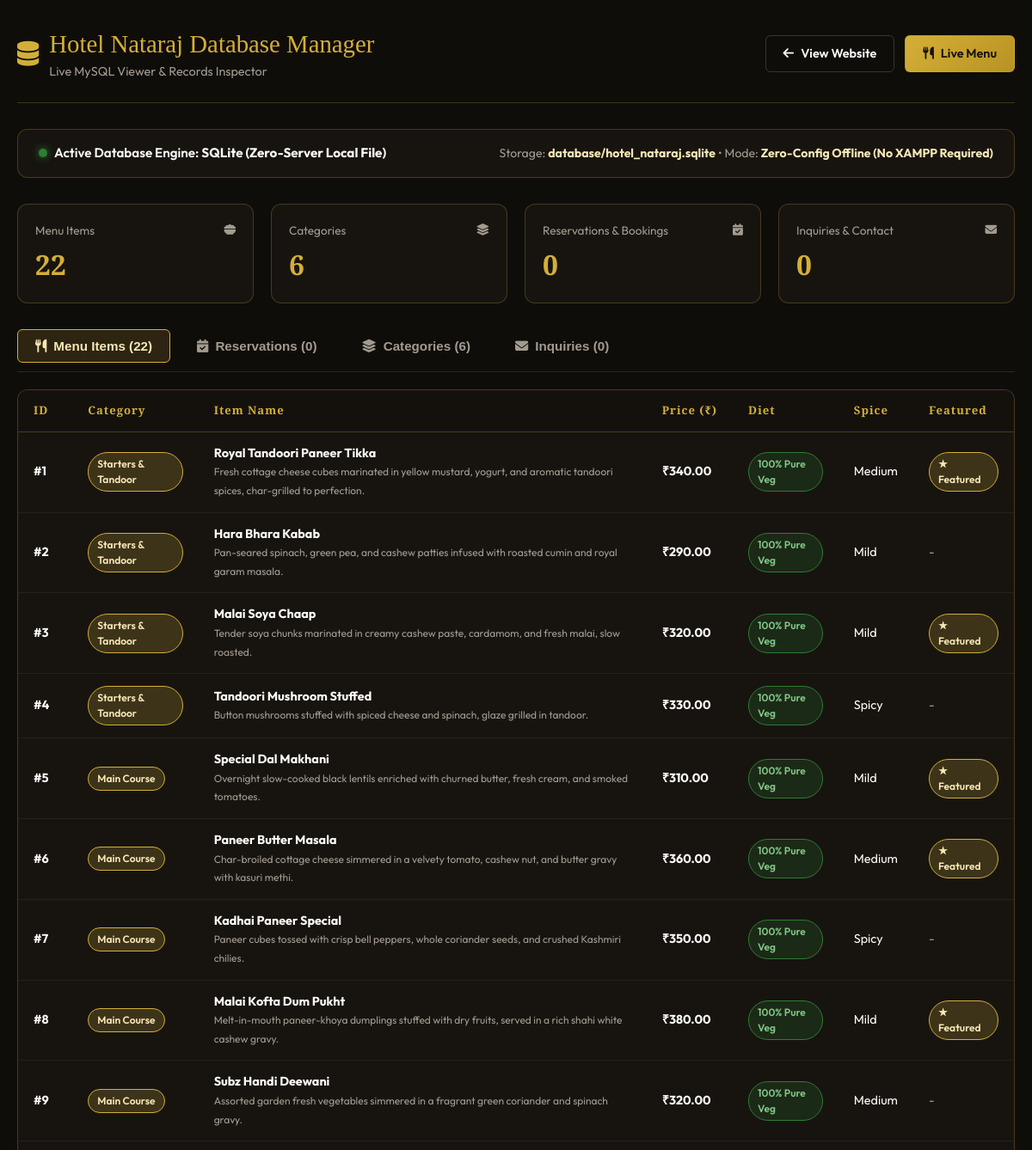
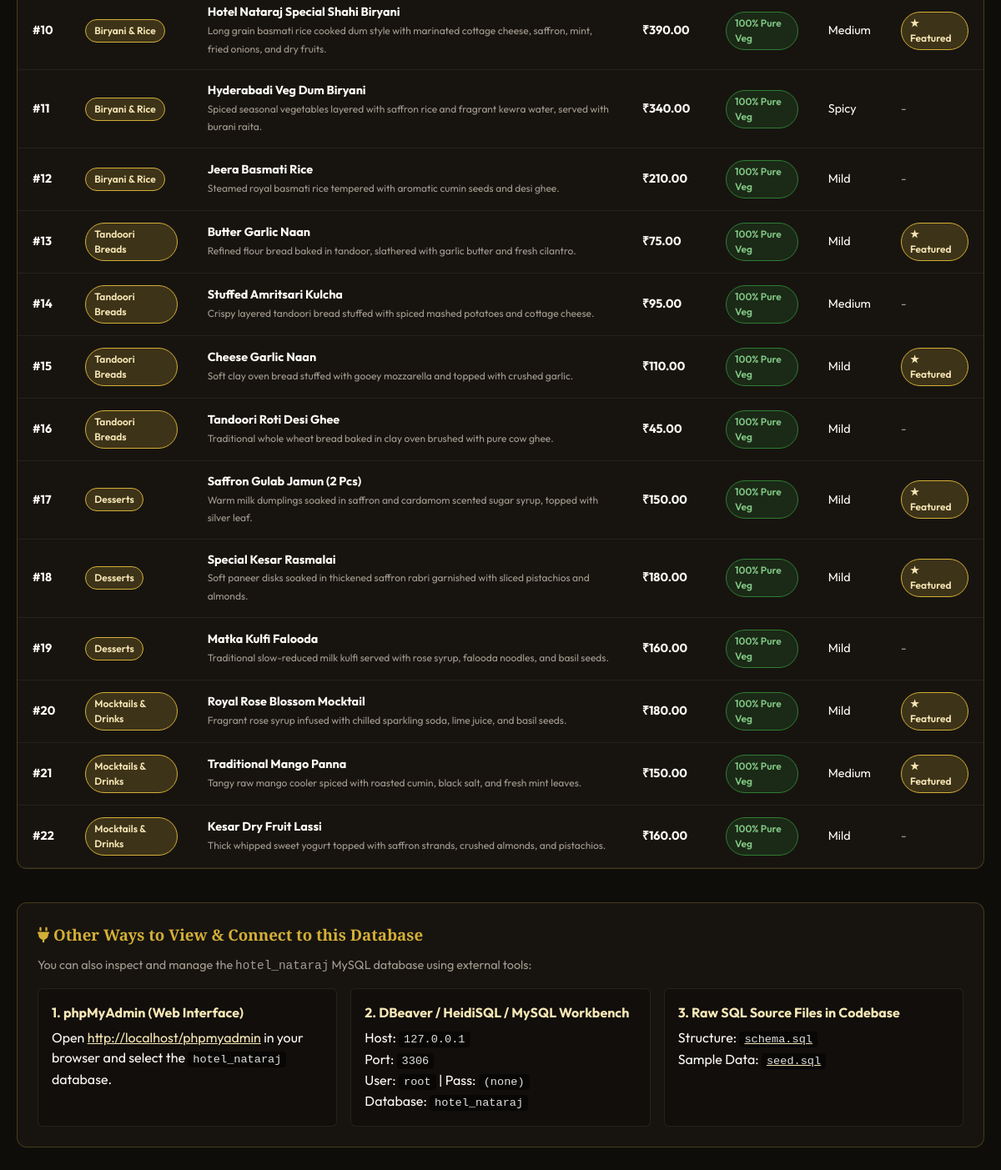
The app's page /admin.php with its own data (2 pictures, top to bottom).
### tables this page shows
CREATE TABLE IF NOT EXISTS `menu_items` (
    `id` INT AUTO_INCREMENT PRIMARY KEY,
    `category_id` INT NOT NULL,
    `name` VARCHAR(150) NOT NULL,
    `description` TEXT DEFAULT NULL,
    `price` DECIMAL(10, 2) NOT NULL,
    `is_veg` TINYINT(1) DEFAULT 1,
    `spice_level` ENUM('Mild', 'Medium', 'Spicy', 'Extra Spicy') DEFAULT 'Medium',
    `image_url` VARCHAR(255) DEFAULT NULL,
    `is_featured` TINYINT(1) DEFAULT 0,
    `is_available` TINYINT(1) DEFAULT 1,
    `created_at` TIMESTAMP DEFAULT CURRENT_TIMESTAMP,
    CONSTRAINT `fk_menu_category` FOREIGN KEY (`category_id`) REFERENCES `categories`(`id`) ON DELETE CASCADE
);

CREATE TABLE IF NOT EXISTS `categories` (
    `id` INT AUTO_INCREMENT PRIMARY KEY,
    `name` VARCHAR(100) NOT NULL,
    `slug` VARCHAR(100) NOT NULL UNIQUE,
    `description` VARCHAR(255) DEFAULT NULL,
    `display_order` INT DEFAULT 0,
    `created_at` TIMESTAMP DEFAULT CURRENT_TIMESTAMP
);

### config/db.php (called while the page is built, shortened)
<?php
function getPDOConnection() {
    static $pdo = null;
    if ($pdo !== null) {
        return $pdo;
    }
    try {
        $dsn = "mysql:host=" . DB_HOST . ";port=" . DB_PORT . ";dbname=" . DB_NAME . ";charset=utf8mb4";
        $options = [
            PDO::ATTR_ERRMODE => PDO::ERRMODE_EXCEPTION,
            PDO::ATTR_DEFAULT_FETCH_MODE => PDO::FETCH_ASSOC,
            PDO::ATTR_EMULATE_PREPARES => false,
            PDO::ATTR_TIMEOUT => 1,
        ];
        $pdo = new PDO($dsn, DB_USER, DB_PASS, $options);
        $driverType = 'mysql';
        return $pdo;
    } catch (PDOException $e) {
    }
}
function getDatabaseDriver() {
    global $driverType;
    return $driverType ?? 'sqlite';
}

### admin.php (the view, shortened to what this page needs)
<?php
require_once __DIR__ . '/config/db.php';
$pdo = getPDOConnection();
$isDbConnected = ($pdo !== null);
$categories = [];
$menuItems = [];
$reservations = [];
$inquiries = [];
if ($isDbConnected) {
    try {
        $categories = $pdo->query("SELECT * FROM categories ORDER BY id ASC")->fetchAll();
        $menuItems = $pdo->query("SELECT m.*, c.name as category_name FROM menu_items m LEFT JOIN categories c ON m.category_id = c.id ORDER BY m.id ASC")->fetchAll();
        $reservations = $pdo->query("SELECT * FROM reservations ORDER BY id DESC")->fetchAll();
        $inquiries = $pdo->query("SELECT * FROM inquiries ORDER BY id DESC")->fetchAll();
    } catch (Exception $e) {
        $dbError = $e->getMessage();
    }
} else {
    $categories = getMockCategories();
    $menuItems = getMockMenuItems();
}
?>
<!DOCTYPE html>
<html lang="en">
<head>
    <link rel="stylesheet" href="https://cdnjs.cloudflare.com/ajax/libs/font-awesome/6.5.1/css/all.min.css">
</head>
<body>
<div class="admin-container">
    <header class="admin-header">
        <div class="brand-title">
            <i class="fa-solid fa-database"></i>
            <div>
                Hotel Nataraj Database Manager
                <span>Live MySQL Viewer & Records Inspector</span>
            </div>
        </div>
        <div class="header-actions">
            <a href="index.php" class="btn btn-outline"><i class="fa-solid fa-arrow-left"></i> View Website</a>
            <a href="menu.php" class="btn btn-gold"><i class="fa-solid fa-utensils"></i> Live Menu</a>
        </div>
    </header>
    <div class="db-status-bar">
        <div class="status-tag">
            <span class="status-dot"></span>
            <span>Active Database Engine: <strong><?php echo (getDatabaseDriver() === 'mysql') ? 'MySQL / MariaDB' : 'SQLite (Zero-Server Local File)'; ?></strong></span>
        </div>
        <div class="status-info">
            <?php if (getDatabaseDriver() === 'mysql'): ?>
                Type: <strong>MySQL Server</strong> &bull; Database: <strong>hotel_nataraj</strong> &bull; Host: <strong>localhost:3306</strong>
            <?php else: ?>
                Storage: <strong>database/hotel_nataraj.sqlite</strong> &bull; Mode: <strong>Zero-Config Offline (No XAMPP Required)</strong>
            <?php endif; ?>
        </div>
    </div>
    <div class="metrics-grid">
        <div class="metric-card">
            <div class="metric-label">Menu Items <i class="fa-solid fa-bowl-food text-gold"></i></div>
            <div class="metric-val"><?php echo count($menuItems); ?></div>
        </div>
        <div class="metric-card">
            <div class="metric-label">Categories <i class="fa-solid fa-layer-group text-gold"></i></div>
            <div class="metric-val"><?php echo count($categories); ?></div>
        </div>
        <div class="metric-card">
            <div class="metric-label">Reservations & Bookings <i class="fa-solid fa-calendar-check text-gold"></i></div>
            <div class="metric-val"><?php echo count($reservations); ?></div>
        </div>
        <div class="metric-card">
            <div class="metric-label">Inquiries & Contact <i class="fa-solid fa-envelope text-gold"></i></div>
            <div class="metric-val"><?php echo count($inquiries); ?></div>
        </div>
    </div>
    <div class="tabs-nav">
        <button class="tab-btn active" onclick="switchTab('tabMenu')"><i class="fa-solid fa-utensils"></i> Menu Items (<?php echo count($menuItems); ?>)</button>
        <button class="tab-btn" onclick="switchTab('tabReservations')"><i class="fa-solid fa-calendar-check"></i> Reservations (<?php echo count($reservations); ?>)</button>
        <button class="tab-btn" onclick="switchTab('tabCategories')"><i class="fa-solid fa-layer-group"></i> Categories (<?php echo count($categories); ?>)</button>
        <button class="tab-btn" onclick="switchTab('tabInquiries')"><i class="fa-solid fa-envelope"></i> Inquiries (<?php echo count($inquiries); ?>)</button>
    </div>
    <div class="tab-content active" id="tabMenu">
        <div class="table-responsive">
            <table>
                <thead>
                    <tr>
                        <th>ID</th>
                        <th>Category</th>
                        <th>Item Name</th>
                        <th>Price (₹)</th>
                        <th>Diet</th>
                        <th>Spice</th>
                        <th>Featured</th>
                    </tr>
                </thead>
                <tbody>
                    <?php if (!empty($menuItems)): ?>
                        <?php foreach ($menuItems as $item): ?>
                            <tr>
                                <td><strong>#<?php echo htmlspecialchars($item['id']); ?></strong></td>
                                <td><span class="badge badge-gold"><?php echo htmlspecialchars($item['category_name'] ?? 'General'); ?></span></td>
                                <td><strong><?php echo htmlspecialchars($item['name']); ?></strong><br><small style="color:var(--text-muted);"><?php echo htmlspecialchars($item['description'] ?? ''); ?></small></td>
                                <td><strong>₹<?php echo number_format($item['price'], 2); ?></strong></td>
                                <td><span class="badge badge-veg"><?php echo !empty($item['is_veg']) ? '100% Pure Veg' : 'Non-Veg'; ?></span></td>
                                <td><?php echo htmlspecialchars($item['spice_level'] ?? 'Medium'); ?></td>
                                <td><?php echo !empty($item['is_featured']) ? '<span class="badge badge-gold">★ Featured</span>' : '<span style="color:var(--text-muted);">-</span>'; ?></td>
                            </tr>
                        <?php endforeach; ?>
                    <?php else: ?>
                        <tr><td colspan="7" class="empty-state">No menu items found.</td></tr>
                    <?php endif; ?>
                </tbody>
            </table>
        </div>
    </div>
    <div class="client-guide">
        <h3><i class="fa-solid fa-plug text-gold"></i> Other Ways to View & Connect to this Database</h3>
        <p style="color:var(--text-muted);font-size:0.9rem;">You can also inspect and manage the <code>hotel_nataraj</code> MySQL database using external tools:</p>
        <div class="guide-grid">
            <div class="guide-box">
                <strong>1. phpMyAdmin (Web Interface)</strong>
                Open <a href="http://localhost/phpmyadmin" target="_blank" style="color:var(--color-gold-light);">http://localhost/phpmyadmin</a> in your browser and select the <code>hotel_nataraj</code> database.
            </div>
            <div class="guide-box">
                <strong>2. DBeaver / HeidiSQL / MySQL Workbench</strong>
                Host: <code>127.0.0.1</code><br>
                Port: <code>3306</code><br>
                User: <code>root</code> | Pass: <code>(none)</code><br>
                Database: <code>hotel_nataraj</code>
            </div>
            <div class="guide-box">
                <strong>3. Raw SQL Source Files in Codebase</strong>
                Structure: <a href="schema.sql" style="color:var(--color-gold-light);"><code>schema.sql</code></a><br>
                Sample Data: <a href="seed.sql" style="color:var(--color-gold-light);"><code>seed.sql</code></a>
            </div>
        </div>
    </div>
</div>
</body>
</html>

### records on screen
menu_items: id "1", category.name "Starters & Tandoor", name "Royal Tandoori Paneer Tikka", description "Fresh cottage cheese cubes marinated in yellow mustard, yogurt, and aromatic tandoori spices, char-grilled to perfection.", price "340.00", is_veg "100% Pure Veg", spice_level "Medium", is_featured "★ Featured"
menu_items: id "2", category.name "Starters & Tandoor", name "Hara Bhara Kabab", description "Pan-seared spinach, green pea, and cashew patties infused with roasted cumin and royal garam masala.", price "290.00", is_veg "100% Pure Veg", spice_level "Mild"
menu_items: id "3", category.name "Starters & Tandoor", name "Malai Soya Chaap", description "Tender soya chunks marinated in creamy cashew paste, cardamom, and fresh malai, slow roasted.", price "320.00", is_veg "100% Pure Veg", spice_level "Mild", is_featured "★ Featured"
menu_items: id "4", category.name "Starters & Tandoor", name "Tandoori Mushroom Stuffed", description "Button mushrooms stuffed with spiced cheese and spinach, glaze grilled in tandoor.", price "330.00", is_veg "100% Pure Veg", spice_level "Spicy"
menu_items: id "5", category.name "Main Course", name "Special Dal Makhani", description "Overnight slow-cooked black lentils enriched with churned butter, fresh cream, and smoked tomatoes.", price "310.00", is_veg "100% Pure Veg", spice_level "Mild", is_featured "★ Featured"
menu_items: id "6", category.name "Main Course", name "Paneer Butter Masala", description "Char-broiled cottage cheese simmered in a velvety tomato, cashew nut, and butter gravy with kasuri methi.", price "360.00", is_veg "100% Pure Veg", spice_level "Medium", is_featured "★ Featured"
menu_items: id "7", category.name "Main Course", name "Kadhai Paneer Special", description "Paneer cubes tossed with crisp bell peppers, whole coriander seeds, and crushed Kashmiri chilies.", price "350.00", is_veg "100% Pure Veg", spice_level "Spicy"
menu_items: id "8", category.name "Main Course", name "Malai Kofta Dum Pukht", description "Melt-in-mouth paneer-khoya dumplings stuffed with dry fruits, served in a rich shahi white cashew gravy.", price "380.00", is_veg "100% Pure Veg", spice_level "Mild", is_featured "★ Featured"
menu_items: id "9", category.name "Main Course", name "Subz Handi Deewani", description "Assorted garden fresh vegetables simmered in a fragrant green coriander and spinach gravy.", price "320.00", is_veg "100% Pure Veg", spice_level "Medium"
menu_items: id "10", category.name "Biryani & Rice", name "Hotel Nataraj Special Shahi Biryani", description "Long grain basmati rice cooked dum style with marinated cottage cheese, saffron, mint, fried onions, and dry fruits.", price "390.00", is_veg "100% Pure Veg", spice_level "Medium", is_featured "★ Featured"
menu_items: id "11", category.name "Biryani & Rice", name "Hyderabadi Veg Dum Biryani", description "Spiced seasonal vegetables layered with saffron rice and fragrant kewra water, served with burani raita.", price "340.00", is_veg "100% Pure Veg", spice_level "Spicy"
menu_items: id "12", category.name "Biryani & Rice", name "Jeera Basmati Rice", description "Steamed royal basmati rice tempered with aromatic cumin seeds and desi ghee.", price "210.00", is_veg "100% Pure Veg", spice_level "Mild"
menu_items: id "13", category.name "Tandoori Breads", name "Butter Garlic Naan", description "Refined flour bread baked in tandoor, slathered with garlic butter and fresh cilantro.", price "75.00", is_veg "100% Pure Veg", spice_level "Mild", is_featured "★ Featured"
menu_items: id "14", category.name "Tandoori Breads", name "Stuffed Amritsari Kulcha", description "Crispy layered tandoori bread stuffed with spiced mashed potatoes and cottage cheese.", price "95.00", is_veg "100% Pure Veg", spice_level "Medium"
menu_items: id "15", category.name "Tandoori Breads", name "Cheese Garlic Naan", description "Soft clay oven bread stuffed with gooey mozzarella and topped with crushed garlic.", price "110.00", is_veg "100% Pure Veg", spice_level "Mild", is_featured "★ Featured"
menu_items: id "16", category.name "Tandoori Breads", name "Tandoori Roti Desi Ghee", description "Traditional whole wheat bread baked in clay oven brushed with pure cow ghee.", price "45.00", is_veg "100% Pure Veg", spice_level "Mild"
menu_items: id "17", category.name "Desserts", name "Saffron Gulab Jamun (2 Pcs)", description "Warm milk dumplings soaked in saffron and cardamom scented sugar syrup, topped with silver leaf.", price "150.00", is_veg "100% Pure Veg", spice_level "Mild", is_featured "★ Featured"
menu_items: id "18", category.name "Desserts", name "Special Kesar Rasmalai", description "Soft paneer disks soaked in thickened saffron rabri garnished with sliced pistachios and almonds.", price "180.00", is_veg "100% Pure Veg", spice_level "Mild", is_featured "★ Featured"
menu_items: id "19", category.name "Desserts", name "Matka Kulfi Falooda", description "Traditional slow-reduced milk kulfi served with rose syrup, falooda noodles, and basil seeds.", price "160.00", is_veg "100% Pure Veg", spice_level "Mild"
menu_items: id "20", category.name "Mocktails & Drinks", name "Royal Rose Blossom Mocktail", description "Fragrant rose syrup infused with chilled sparkling soda, lime juice, and basil seeds.", price "180.00", is_veg "100% Pure Veg", spice_level "Mild", is_featured "★ Featured"
menu_items: id "21", category.name "Mocktails & Drinks", name "Traditional Mango Panna", description "Tangy raw mango cooler spiced with roasted cumin, black salt, and fresh mint leaves.", price "150.00", is_veg "100% Pure Veg", spice_level "Medium", is_featured "★ Featured"
menu_items: id "22", category.name "Mocktails & Drinks", name "Kesar Dry Fruit Lassi", description "Thick whipped sweet yogurt topped with saffron strands, crushed almonds, and pistachios.", price "160.00", is_veg "100% Pure Veg", spice_level "Mild"

### other values on screen
count($menuItems) "22"
count($categories) "6"
count($reservations) "0"
count($inquiries) "0"
